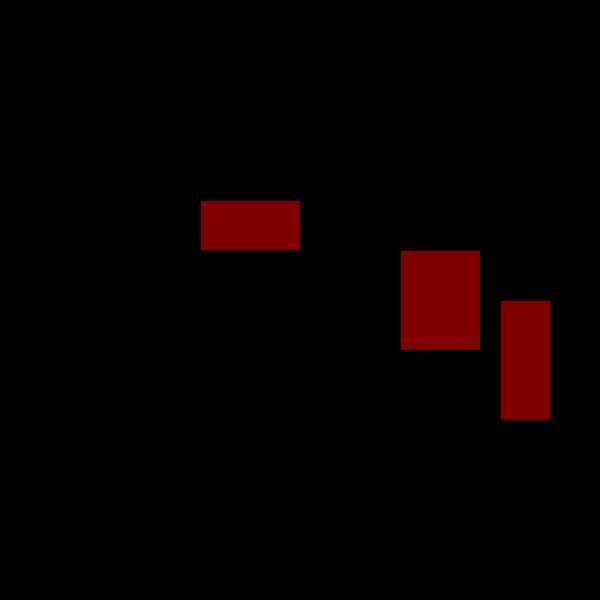
Frame 1 (no input)
Frame 60 (the mouse pressed at the canvas centre just before this capture): identical to frame 1, image omitted
Frame 120 (the mouse held since frame 60 and released just before this capture): identical to frame 1, image omitted

The Processing sketch that drew this single still picture (run headless with seeded random() and noise(); from frame 60 on, the mouse is pressed at the canvas centre):

// Processing sketch: processing_82581
// ── processing_82581.pde

float[] rectXs = {200, 400, 500}; 
float[] rectYs = {200, 250, 300}; 
float[] rectWidths = {100, 80, 50}; 
float[] rectHeights = {50, 100, 120}; 

void setup() { 
  size(600,600); 
}

void draw() { 
  background(0); 
  
  for(int i = 0; i<rectXs.length; i++) {
      // check the mouse position to see if it's inside the rectangle
      if((mouseX>rectXs[i]) && (mouseX<rectXs[i] + rectWidths[i]) && (mouseY>rectYs[i]) && (mouseY<rectYs[i]+rectHeights[i])) { 
        fill(255,0,0); 
      } else { 
        fill(128,0,0); 
      } 
        
      rect(rectXs[i], rectYs[i], rectWidths[i], rectHeights[i]);  
  }
  
}
